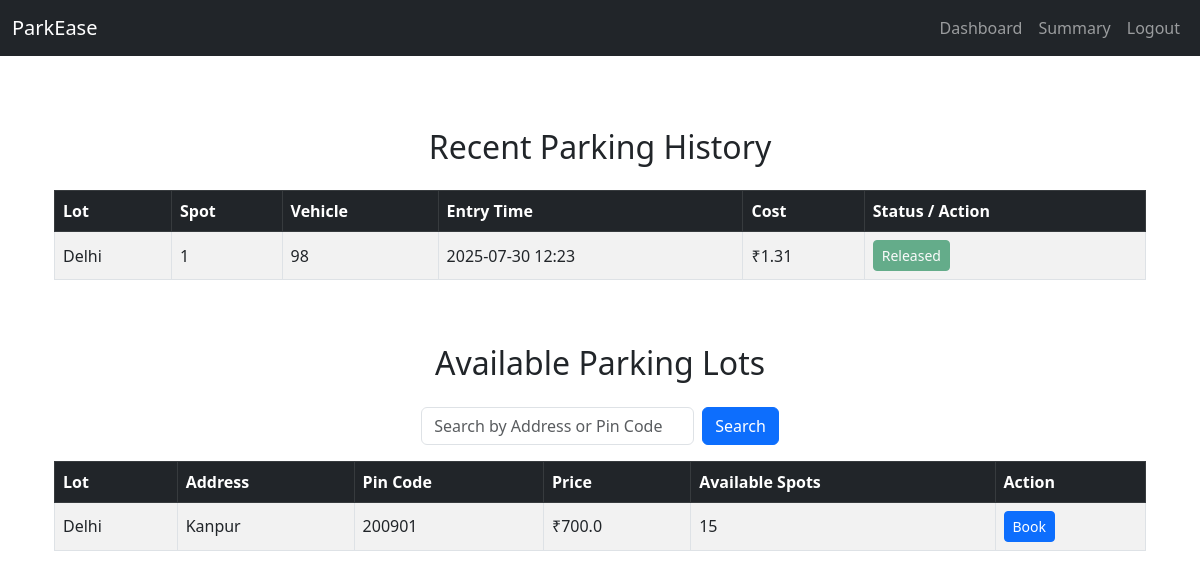
The app's page /user/dashboard (signed in) with its own data.
### models.py (models this page shows)
class Reservation(db.Model):
    __tablename__ = 'reservations'
    id = db.Column(db.Integer, primary_key=True)
    spot_id = db.Column(db.Integer, db.ForeignKey('parking_spots.id'), nullable=False)
    user_id = db.Column(db.Integer, db.ForeignKey('users.id'), nullable=False)
    vehicle_number = db.Column(db.String(20), nullable=False)
    parking_timestamp = db.Column(db.DateTime, default=datetime.utcnow)
    leaving_timestamp = db.Column(db.DateTime, nullable=True)
    total_cost = db.Column(db.Float, nullable=True)
    user = db.relationship('User', back_populates='reservations')
    spot = db.relationship('ParkingSpot', back_populates='reservations')

class ParkingLot(db.Model):
    __tablename__ = 'parking_lots'
    id = db.Column(db.Integer, primary_key=True)
    prime_location_name = db.Column(db.String(100), nullable=False)
    address = db.Column(db.String(200), nullable=False)
    pin_code = db.Column(db.String(10), nullable=False)
    price = db.Column(db.Float, nullable=False)
    max_spots = db.Column(db.Integer, nullable=False)
    spots = db.relationship('ParkingSpot', back_populates='lot', cascade='all, delete-orphan')

class ParkingSpot(db.Model):
    __tablename__ = 'parking_spots'
    id = db.Column(db.Integer, primary_key=True)
    lot_id = db.Column(db.Integer, db.ForeignKey('parking_lots.id'), nullable=False)
    status = db.Column(db.String(1), nullable=False, default='A')  # 'A' for available, 'O' for occupied
    lot = db.relationship('ParkingLot', back_populates='spots')
    reservations = db.relationship('Reservation', back_populates='spot')

### routes.py (the view)
    @app.route('/user/dashboard', methods=['GET', 'POST'])
    def user_dashboard():
        if not session.get('user_id'):
            return redirect(url_for('login'))
        user = User.query.get(session['user_id'])
        reservations = Reservation.query.filter_by(user_id=user.id).all()
        search_query = request.form.get('search', '').strip() if request.method == 'POST' else ''
        if search_query:
            lots = ParkingLot.query.filter(
                (ParkingLot.address.ilike(f"%{search_query}%")) |
                (ParkingLot.pin_code.ilike(f"%{search_query}%"))
            ).all()
        else:
            lots = ParkingLot.query.all()
        return render_template('user_dashboard.html', user=user, reservations=reservations, lots=lots, search_query=search_query)

### templates/user_dashboard.html (shortened to what this page needs)
{% extends 'index.html' %}
{% block content %}
<div class="container mt-4">
    <h2 class="text-center mb-4">Recent Parking History</h2>
    {% if reservations %}
    <div class="table-responsive mb-5">
        <table class="table table-striped table-bordered align-middle">
            <thead class="table-dark">
                <tr>
                    <th>Lot</th>
                    <th>Spot</th>
                    <th>Vehicle</th>
                    <th>Entry Time</th>
                    <th>Cost</th>
                    <th>Status / Action</th>
                </tr>
            </thead>
            <tbody>
                {% for r in reservations %}
                <tr>
                    <td>{{ r.spot.lot.prime_location_name if r.spot and r.spot.lot else 'N/A' }}</td>
                    <td>{{ r.spot.id if r.spot else 'N/A' }}</td>
                    <td>{{ r.vehicle_number }}</td>
                    <td>{{ r.parking_timestamp.strftime('%Y-%m-%d %H:%M') }}</td>
                    <td>{% if r.total_cost %}₹{{ r.total_cost }}{% else %}—{% endif %}</td>
                    <td>
                        {% if not r.leaving_timestamp %}
                        <a href="{{ url_for('release_parking', reservation_id=r.id) }}" class="btn btn-danger btn-sm">Release</a>
                        {% else %}
                        <span class="btn btn-success btn-sm disabled">Released</span>
                        {% endif %}
                    </td>
                </tr>
                {% endfor %}
            </tbody>
        </table>
    </div>
    {% endif %}
    <h2 class="text-center mb-4">Available Parking Lots</h2>
    <form method="post" class="mb-3 d-flex justify-content-center">
        <input type="text" name="search" class="form-control w-25 me-2" placeholder="Search by Address or Pin Code" value="{{ search_query|default('') }}">
        <button type="submit" class="btn btn-primary">Search</button>
    </form>
    <div class="table-responsive">
        <table class="table table-striped table-bordered align-middle">
            <thead class="table-dark">
                <tr>
                    <th>Lot</th>
                    <th>Address</th>
                    <th>Pin Code</th>
                    <th>Price</th>
                    <th>Available Spots</th>
                    <th>Action</th>
                </tr>
            </thead>
            <tbody>
                {% for lot in lots %}
                <tr>
                    <td>{{ lot.prime_location_name }}</td>
                    <td>{{ lot.address }}</td>
                    <td>{{ lot.pin_code }}</td>
                    <td>₹{{ lot.price }}</td>
                    <td>{{ lot.spots|selectattr('status', 'equalto', 'A')|list|length }}</td>
                    <td>
                        {% if lot.spots|selectattr('status', 'equalto', 'A')|list|length > 0 %}
                        <a href="{{ url_for('book_parking', lot_id=lot.id) }}" class="btn btn-primary btn-sm">Book</a>
                        {% else %}
                        <span class="btn btn-secondary btn-sm disabled">Full</span>
                        {% endif %}
                    </td>
                </tr>
                {% endfor %}
            </tbody>
        </table>
    </div>
</div>
{% endblock %}

### records on screen
Reservation: spot.lot "Delhi", spot "1", vehicle_number "98", parking_timestamp "2025-07-30 12:23", total_cost "1.31", shows "Released"
ParkingLot: prime_location_name "Delhi", address "Kanpur", pin_code "200901", price "700.0", spots|selectattr "15"
